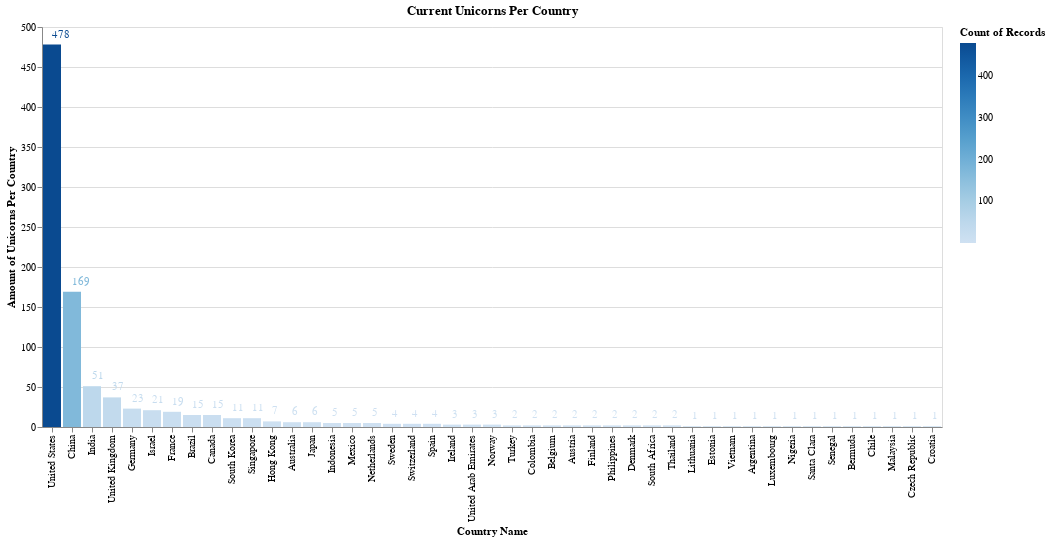

Notebook source saved alongside this figure:
### Code cell
#create bar grpah showing unicorns by country type


# country_num = unicorn.loc[unicorn['Country'] == 'China','Country'].sum()
# print(country_num)

# china = unicorn[unicorn.Country == 'China']

# Get value counts for all the countries
g1 = unicorn.value_counts(unicorn.Country).head(5)

# Start chart by making the x axis be descending order for country
# Make the Y axis the count of each country and fade the color scheme to match the amount of instances of that country
hist = alt.Chart(unicorn, title='Current Unicorns Per Country').mark_bar().encode(
    x = alt.X('Country', sort='-y', title='Country Name'),
    y = alt.Y('count()',title='Amount of Unicorns Per Country'),
    color='count()'
)

# Add in the amount count for each country to show on graph
text = hist.mark_text(
    align='left',
    baseline='middle',
    dy=-10  # Nudges text to right so it doesn't appear on top of the bar
).encode(
    text='count()'
)

# Combine the text and the first graph 
final1 = (hist + text).properties(height=400)

# alt.Chart(china).mark_bar().encode(
#     x=alt.X('count():Q')
#     y = 'Valuation ($B)'
# )
final1

### Figure 1 — Vega-Lite specification as saved in the notebook (floating-point values rounded to 4 significant figures; data arrays with more than 128 entries replaced by an {"elided": "..."} marker saying what was removed)
{"config": {"view": {"continuousWidth": 400, "continuousHeight": 300}}, "layer": [{"mark": "bar", "encoding": {"color": {"aggregate": "count", "type": "quantitative"}, "x": {"field": "Country", "sort": "-y", "title": "Country Name", "type": "nominal"}, "y": {"aggregate": "count", "title": "Amount of Unicorns Per Country", "type": "quantitative"}}, "title": "Current Unicorns Per Country"}, {"mark": {"type": "text", "align": "left", "baseline": "middle", "dy": -10}, "encoding": {"color": {"aggregate": "count", "type": "quantitative"}, "text": {"aggregate": "count", "type": "quantitative"}, "x": {"field": "Country", "sort": "-y", "title": "Country Name", "type": "nominal"}, "y": {"aggregate": "count", "title": "Amount of Unicorns Per Country", "type": "quantitative"}}, "title": "Current Unicorns Per Country"}], "data": {"name": "data-034198bcbc69d35ecfdd6762c2bd135b"}, "height": 400, "$schema": "https://vega.github.io/schema/vega-lite/v4.17.0.json", "datasets": {"data-034198bcbc69d35ecfdd6762c2bd135b": {"elided": "936 records"}}}
